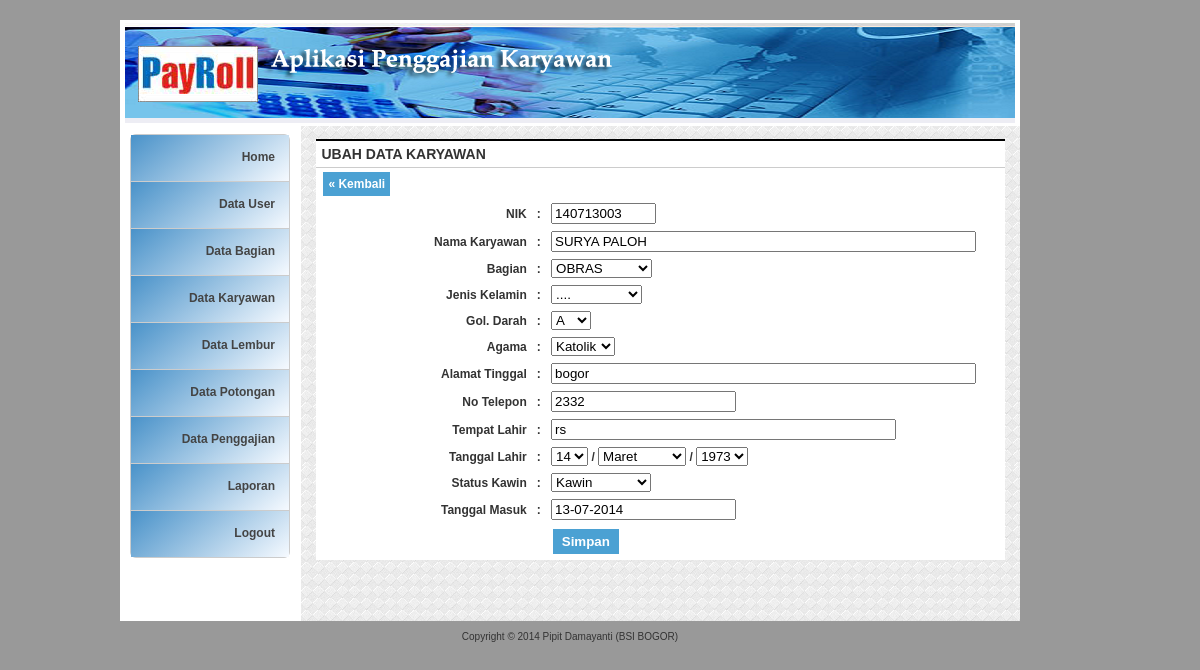
The page /?page=Karyawan-Edit&Kode=140713003 (signed in) on the database its author committed.
### tables this page shows
CREATE TABLE IF NOT EXISTS `karyawan` (
  `nik` char(20) NOT NULL,
  `nm_karyawan` varchar(50) NOT NULL,
  `kd_bagian` char(6) NOT NULL,
  `kelamin` varchar(10) NOT NULL,
  `gol_darah` enum('','A','B','AB','O') NOT NULL,
  `agama` varchar(20) NOT NULL,
  `alamat_tinggal` varchar(100) NOT NULL,
  `no_telepon` int(12) NOT NULL,
  `tempat_lahir` varchar(30) NOT NULL,
  `tanggal_lahir` date NOT NULL,
  `status_kawin` enum('Kawin','Belum Kawin') NOT NULL,
  `tanggal_masuk` date NOT NULL,
  PRIMARY KEY (`nik`)
);

### library/inc.library.php (called while the page is built, shortened)
<?php
function IndonesiaTgl($tanggal){
	$tgl=substr($tanggal,8,2);
	$bln=substr($tanggal,5,2);
	$thn=substr($tanggal,0,4);
	$awal="$tgl-$bln-$thn";
	return $awal;
}
?>

### library/inc.tanggal.php (the view, shortened to what this page needs)
<?php
function listTanggal($nama, $tanggal) {
	$tglTerpilih=substr($tanggal,8,2);
	$blnTerpilih=substr($tanggal,5,2);
	$thnTerpilih=substr($tanggal,0,4);
	echo "<select name='cmbTgl$nama' id='$nama'>";
	  for ($tgl =1; $tgl <= 31; $tgl++) {
		if (strlen($tgl)==1) {
			$tgl = "0".$tgl;
		}
		else { $tgl = $tgl; }
		if ($tgl==$tglTerpilih) {
			$cek="selected";
		} else { $cek = ""; }
		echo "<option value='$tgl' $cek>$tgl</option>";
	  }
	echo "</select>";
	echo " <b>/</b> ";
	echo "<select name='cmbBln$nama' id='$nama'>";
		$bulanArray = array("01" => "Januari", "02" => "Februari", "03" => "Maret", "04" => "April",
							"05" => "Mei", "06" => "Juni", "07" => "Juli", "08" => "Agustus",
							"09" => "September", "10" => "Oktober", "11" => "November", "12" => "Desember");
		foreach ($bulanArray as $angka => $bulan) {
			if ($angka==$blnTerpilih) {
				$cek="selected";
			} else { $cek = ""; }
			echo "<option value='$angka' $cek> $bulan</option>";
		}
	echo "</select>";
	echo " <b>/</b> ";
	echo "<select name='cmbThn$nama' id='$nama'>";
	  $tahun = date('Y')-60;
	  for ($tahun; $tahun < date('Y')-10; $tahun++) {
		if ($tahun==$thnTerpilih) {
			$cek="selected";
		} else { $cek = ""; }
		echo "<option value='$tahun' $cek> $tahun</option>";
	  }
	echo "</select>";
}
?>

### karyawan_edit.php (shortened to what this page needs)
		  <?php
if($_GET) {
	$Kode= isset($_GET['Kode']) ?  $_GET['Kode'] : $_POST['txtNik'];
	$mySql = "SELECT * FROM karyawan WHERE nik='$Kode'";
	$myQry = mysql_query($mySql, $koneksidb)  or die ("Query ambil data salah : ".mysql_error());
		$myData = mysql_fetch_array($myQry);
		$dataKode			= $myData['nik'];
		$dataNamaKaryawan	= isset($_POST['txtNamaKaryawan']) ? $_POST['txtNamaKaryawan'] : $myData['nm_karyawan'];
		$dataBagian			= isset($_POST['cmbBagian']) ? $_POST['cmbBagian'] : $myData['kd_bagian'];
		$dataJenisKelamin	= isset($_POST['cmbKelamin']) ? $_POST['cmbKelamin'] : $myData['kelamin'];
		$dataGolDarah		= isset($_POST['cmbGolDarah']) ? $_POST['cmbGolDarah'] : $myData['gol_darah'];
		$dataAgama			= isset($_POST['cmbAgama']) ? $_POST['cmbAgama'] : $myData['agama'];
		$dataAlamatTinggal	= isset($_POST['txtAlamatTinggal']) ? $_POST['txtAlamatTinggal'] : $myData['alamat_tinggal'];
		$dataNoTelepon		= isset($_POST['txtNoTelepon']) ? $_POST['txtNoTelepon'] : $myData['no_telepon'];
		$dataTempatLahir	= isset($_POST['txtTempatLahir']) ? $_POST['txtTempatLahir'] : $myData['tempat_lahir'];
		$dataTglLahir		= isset($_POST['cmbThnLahir']) ? $_POST['cmbThnLahir'] : $myData['tanggal_lahir'];
		$dataStatusKawin	= isset($_POST['cmbStatusKawin']) ? $_POST['cmbStatusKawin'] : $myData['status_kawin'];
		$dataTglMasuk		= isset($_POST['txtTglMasuk']) ? $_POST['txtTglMasuk'] : IndonesiaTgl($myData['tanggal_masuk']);
}
?>
<form action="<?php $_SERVER['PHP_SELF']; ?>" method="post" name="form1" target="_self">
  <table width="100%" class="table-list" border="0" cellspacing="1" cellpadding="1">
    <tr>
      <th colspan="3"><div align="left"><b>UBAH DATA KARYAWAN </b></div></th>
    </tr>
    <tr>
      <td height="32" colspan="3"><a href="?page=Karyawan-Data" class="konten_tombol">&laquo; Kembali</a></td>
    </tr>
    <tr>
      <td width="585"><div align="right"><b>NIK</b></div></td>
      <td width="5"><b>:</b></td>
      <td width="510"> <input name="txtNik" type="text"  value="<?php echo $dataKode; ?>" size="10" maxlength="5"  readonly="readonly"/>
      <input name="txtKode" type="hidden" value="<?php echo $dataKode; ?>" /></td>
    </tr>
    <tr>
      <td><div align="right"><b>Nama Karyawan </b></div></td>
      <td><b>:</b></td>
      <td><input name="txtNamaKaryawan" type="text" onKeyPress="return goodchars(event,'abcdefghijklmnopqrstuvwxyz ABCDEFGHIJKLMNOPQRSTUVWXYZ',this)" value="<?php echo $dataNamaKaryawan; ?>" size="50" maxlength="100" /></td>
    </tr>
    <tr>
      <td><div align="right"><strong>Bagian </strong></div></td>
      <td><b>:</b></td>
      <td><select name="cmbBagian">
          <?php
	  $dataSql = "SELECT * FROM bagian ORDER BY kd_bagian";
	  $dataQry = mysql_query($dataSql, $koneksidb) or die ("Gagal Query".mysql_error());
	  while ($dataRow = mysql_fetch_array($dataQry)) {
	  	if ($dataBagian == $dataRow['kd_bagian']) {
			$cek = " selected";
		} else { $cek=""; }
	  	echo "<option value='$dataRow[kd_bagian]' $cek>$dataRow[nm_bagian]</option>";
	  }
	  ?>
      </select></td>
    </tr>
    <tr>
      <td><div align="right"><b>Jenis Kelamin </b></div></td>
      <td><b>:</b></td>
      <td><b>
        <select name="cmbKelamin">
          <option value="BLANK">....</option>
          <?php
		  $pilihan	= array("Perempuan", "Laki-laki");
          foreach ($pilihan as $nilai) {
            if ($dataJenisKelamin==$nilai) {
                $cek=" selected";
            } else { $cek = ""; }
          }
          ?>
        </select>
      </b></td>
    </tr>
    <tr>
      <td><div align="right"><b>Gol. Darah </b></div></td>
      <td><b>:</b></td>
      <td><b>
        <select name="cmbGolDarah">
          <?php
		  $pilihan	= array("A", "B", "AB", "O");
          foreach ($pilihan as $nilai) {
            if ($dataGolDarah==$nilai) {
                $cek=" selected";
            } else { $cek = ""; }
            echo "<option value='$nilai' $cek>$nilai</option>";
          }
          ?>
        </select>
      </b></td>
    </tr>
    <tr>
      <td><div align="right"><b>Agama</b></div></td>
      <td><b>:</b></td>
      <td><b>
        <select name="cmbAgama">
          <?php
		  $pilihan	= array("Islam", "Kristen", "Katolik", "Hindu", "Budha");
          foreach ($pilihan as $nilai) {
            if ($dataAgama==$nilai) {
                $cek=" selected";
            } else { $cek = ""; }
            echo "<option value='$nilai' $cek>$nilai</option>";
          }
          ?>
        </select>
      </b></td>
    </tr>
    <tr>
      <td><div align="right"><b>Alamat Tinggal </b></div></td>
      <td><b>:</b></td>
      <td><input name="txtAlamatTinggal" type="text"  value="<?php echo $dataAlamatTinggal; ?>" size="50" maxlength="100" /></td>
    </tr>
    <tr>
      <td><div align="right"><b>No Telepon </b></div></td>
      <td><b>:</b></td>
      <td><input name="txtNoTelepon" type="text" onKeyPress="return goodchars(event,'1234567890',this)" value="<?php echo $dataNoTelepon; ?>" size="20" maxlength="12" /></td>
    </tr>
    <tr>
      <td><div align="right"><b>Tempat Lahir </b></div></td>
      <td><b>:</b></td>
      <td><input name="txtTempatLahir" type="text"  value="<?php echo $dataTempatLahir; ?>" size="40" maxlength="100" /></td>
    </tr>
    <tr>
      <td><div align="right"><b>Tanggal Lahir </b></div></td>
      <td><b>:</b></td>
      <td><?php echo listTanggal("Lahir",$dataTglLahir); ?></td>
    </tr>
    <tr>
      <td><div align="right"><b>Status Kawin </b></div></td>
      <td><b>:</b></td>
      <td><b>
        <select name="cmbStatusKawin">
          <?php
		  $pilihan	= array("Kawin", "Belum Kawin");
          foreach ($pilihan as $nilai) {
            if ($dataStatusKawin==$nilai) {
                $cek=" selected";
            } else { $cek = ""; }
            echo "<option value='$nilai' $cek>$nilai</option>";
          }
          ?>
        </select>
      </b></td>
    </tr>
    <tr>
      <td><div align="right"><b>Tanggal Masuk </b></div></td>
      <td><b>:</b></td>
      <td><input name="txtTglMasuk" type="text"    value="<?php echo $dataTglMasuk; ?>" maxlength="12" /></td>
    </tr>
    <tr>
      <td>&nbsp;</td>
      <td>&nbsp;</td>
      <td>
        <input type="submit" name="btnSimpan" class="konten_tombol"  value=" Simpan " /> </td>
    </tr>
  </table>
</form>

### styles/style_admin.css (style rules this page uses)
.konten_tombol { padding:5px; background:#4BA1D3; color:#fff; text-decoration:none; font-weight:bold; clear:both; border:solid #fff 2px; }
.table-list { clear: both; text-align: left; border-collapse: collapse; margin: 0px 0px 10px 0px; background:#fff; }
.table-list th { color: #333; font-size: 14px; font-weight: 700; margin: 2px 2px 2px 2px; padding: 5px 5px; background: url(../images/feed-title-white.jpg) repeat-x top #fff; border-bottom: 1px solid #CCC; border-top: 2px solid #000000; }
.table-list td { color: #333; font-size:12px; border-color: #fff; border-collapse: collapse; vertical-align: center; padding: 3px 5px; border-bottom:1px #CCCCCC solid; }
.table-print td { color: #333; font-size:12px; border-color: #fff; border-collapse: collapse; vertical-align: center; padding: 3px 5px; }

### index.php (style rules this page uses)
body,td,th { font-family: Arial; }

### rows shown on the page
karyawan: txtNik "140713003", txtNamaKaryawan "SURYA PALOH", txtAlamatTinggal "bogor", txtNoTelepon "2332", txtTempatLahir "rs", txtTglMasuk "13-07-2014"

### other values the page prints
form field cmbBagian "OBRAS"
form field cmbGolDarah "A"
form field cmbAgama "Katolik"
form field cmbTglLahir "14"
form field cmbBlnLahir "Maret"
form field cmbThnLahir "1973"
form field cmbStatusKawin "Kawin"
